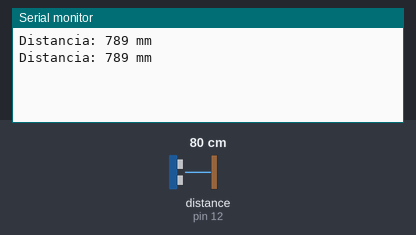
A program run on a simulated Arduino Uno, built with avr-gcc and run on an emulated ATmega328P. Parts: the last lines printed to the serial monitor. Wiring (inferred from the names in the program): ultrasonic range finder: trigger pin 13; echo pin 12. Inputs (shaded band) come from the test bench; at power-on: distance to the obstacle (sensor on pin 12) 80 cm. The echo pulse lasts 58.3 µs per cm.

Above: at 1.8 s.
1.9 s: distance to the obstacle (sensor on pin 12) set to 2 cm
At 2.5 s:
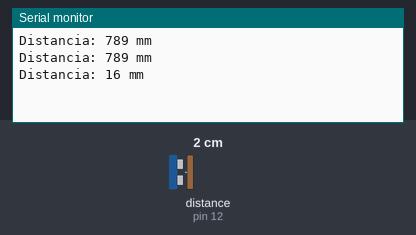
3.4 s: distance to the obstacle (sensor on pin 12) set to 4 cm
At 4.8 s:
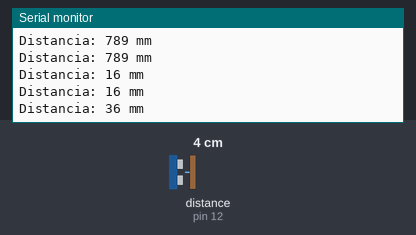
Timing chart, 0 to 6.4 s (numbered marks = the images above; inputs shaded):
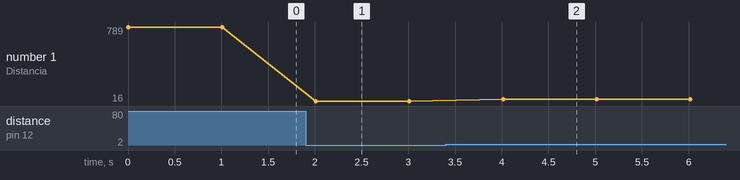

Measured:
- after the input at 1.9 s, the serial monitor: prints a new line after 0.11 s (image 1)
- after the input at 3.4 s, the serial monitor: prints a new line after 0.61 s (image 2)
- plotted number 1: 789 → 16 after the input at 1.9 s, 16 → 36 after the input at 3.4 s

The program:

main.cpp
```cpp
#include <Arduino.h>

#define TRIGGER_PIN 13
#define ECHO_PIN 12 // Asignando el pin 12 para la señal de eco

void setup() {
  Serial.begin(9600);
  pinMode(TRIGGER_PIN, OUTPUT);
  pinMode(ECHO_PIN, INPUT);
}

void loop() {
  long duration, distance_mm;

  // Generar un pulso de 10 microsegundos en el pin TRIGGER
  digitalWrite(TRIGGER_PIN, LOW);
  delayMicroseconds(2);
  digitalWrite(TRIGGER_PIN, HIGH);
  delayMicroseconds(10);
  digitalWrite(TRIGGER_PIN, LOW);

  // Leer el tiempo de eco en el pin ECHO
  duration = pulseIn(ECHO_PIN, HIGH);

  // Convertir el tiempo de eco a distancia en milímetros
  distance_mm = duration * 0.034 * 10 / 2;

  // Imprimir la distancia en el monitor serial
  Serial.print("Distancia: ");
  Serial.print(distance_mm);
  Serial.println(" mm");

  delay(1000); // Esperar un segundo antes de tomar otra medida
}
```
